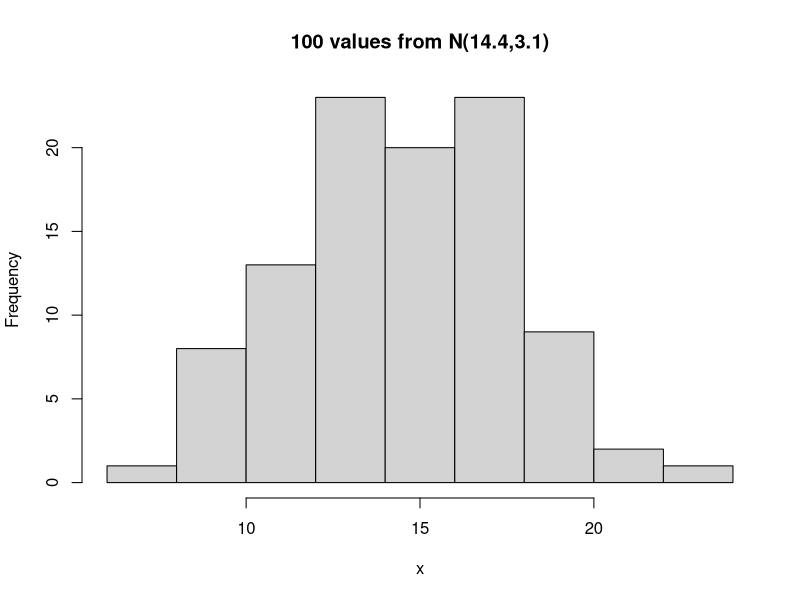
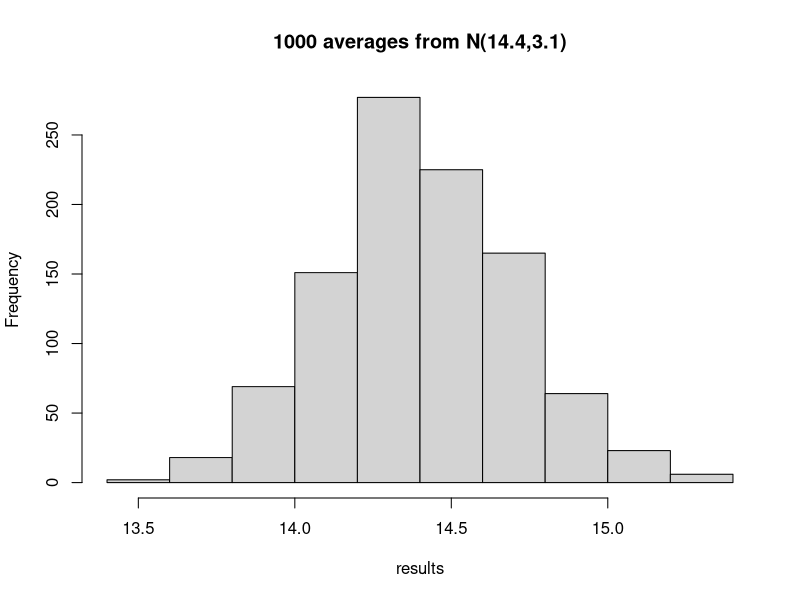
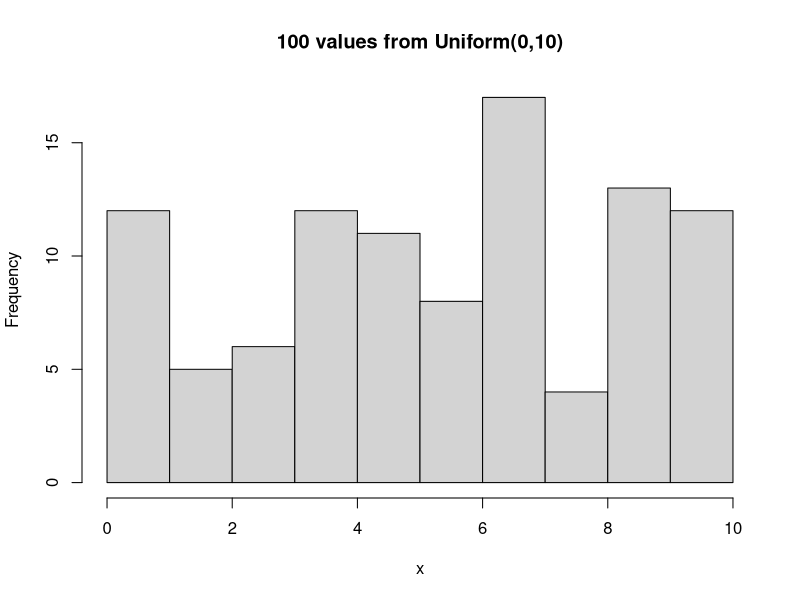
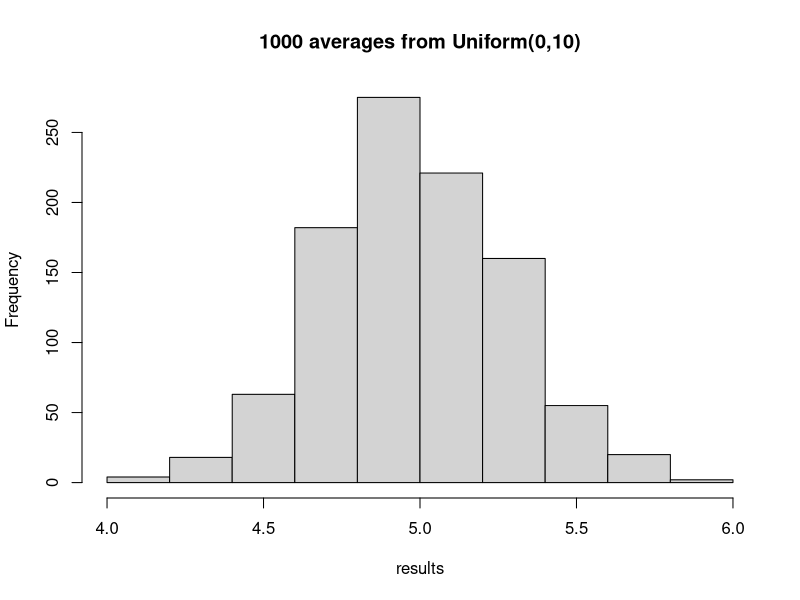
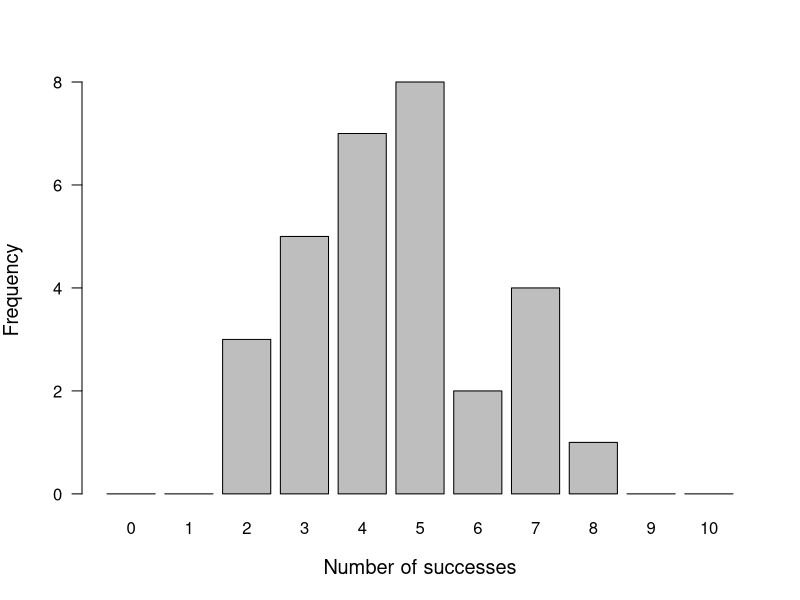
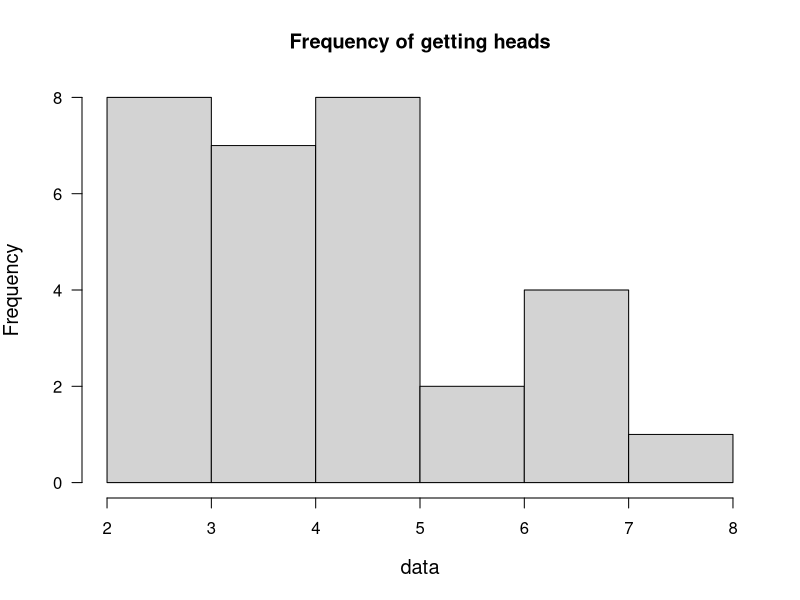
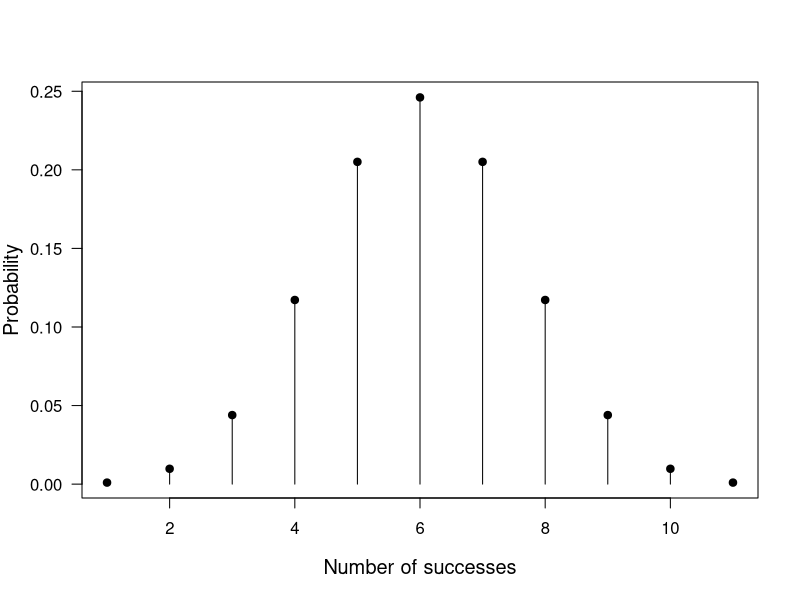
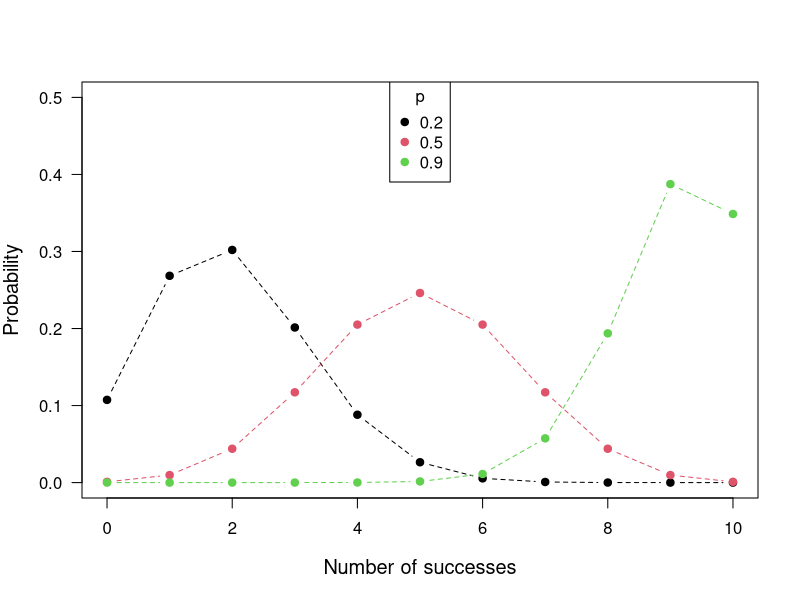

Here is the R script that generated these plots, in order:
##### DATA70121: Statistics and Machine Learning 1
##### Department of Social Statistics, University of Manchester
##### Lecture 4: Estimation
##### Lecturer: Diego Perez Ruiz (diego.perezruiz@manchester.ac.uk)
##### Teacher Assistants: Wei Zhuang (wei.zhuang-2@postgrad.manchester.ac.uk) 
##### Teacher Assistants: Shing Yan Kwong <shingyan.kwong@postgrad.manchester.ac.uk>

# ------------------------------------ Normal Distribution ------------------------------------
# ---------------------------------------------------------------------------------------------

# One random value with the mean of 14.4 and the standard deviation of 3.1 (Normal Distribution).
rnorm(1,14.4,3.1)
?rnorm

# 100 random values with the mean of 14.4 and the standard deviation of 3.1 (Normal Distribution).
x <- rnorm(100,14.4,3.1)
x
# Showing the first 20 values.
x[1:20]

# Histogram of the values ('main' identifies the title of histogram).
hist(x, main = "100 values from N(14.4,3.1)")


mean(x) # Mean.
sd(x) # Standard deviation.

# Generate a random sample of 100 observations for 1000 times in a loop and storing the mean values in `results`.
results <- c() # Pre-define empty vector of results (c: combine values into a Vector).

for (i in 1:1000){			
  x <- rnorm(100,14.4,3.1)	
  mu <- mean(x)				
  results <- c(results, mu)
}

# this is the 2nd way to create this by using matrix
results2 <- matrix(0, nrow =1000, ncol = 1) # matrix command to make a matrix
# matrix( the value we want to apply for all places, the no. of rows, the no. of columns)
results2

for (i in 1:1000){			
  x <- rnorm(100,14.4,3.1)	
  mu <- mean(x)				
  results2[i,1] <- mu #
}

# this command apply is for applying mean.
# apply(on what we want to apply, 1 if row & 2 if column acc. to what we want to operate on, the function we want to apply)
apply(results2,2, mean)


results3 <- array(0, dim = 1000)
results3


for (i in 1:1000){			
  x <- rnorm(100,14.4,3.1)	
  mu <- mean(x)				
  results3[i] <- mu
}

results3
mean(results3)

?apply
# Showing the first 5 values.
results[1:5]

# Histogram of the stored mean values.
hist(results, main = "1000 averages from N(14.4,3.1)")

# ------------------------------------ Uniform Distribution ------------------------------------
# ----------------------------------------------------------------------------------------------

# 100 random values with the lower limit of 0 and the upper limit of 10 (Uniform Distribution).
x <- runif(100,0,10)

# Showing the first 10 values.
x[1:10]

mean(x) # Mean.
sd(x) # Standard deviation.

# Histogram of the values 
hist(x, main = "100 values from Uniform(0,10)")

# Generate a random sample of 100 observations for 1000 times in a loop and storing the mean values in `results`.
results <- c()	
for (i in 1:1000) {  
  results <- c(results, mean(runif(100,0,10))) }

mean(results)
sd(results)

# Histogram of the stored mean values.
hist(results, main="1000 averages from Uniform(0,10)")

# ------------------------------------ Maximum Likelihood Estimation ------------------------------------
# -------------------------------------------------------------------------------------------------------

samplesize <- 30
p <- 0.5
n <- 10

# 30 random values with the probability of 0.5 (50%) and the number of trials of 10 (Binomial Distribution).
data <- rbinom(samplesize, prob = 0.5, size = n)
table(data) # Contingency table of 'data'.

data_fac <- factor(data, levels = 0:n) # Adding levels for plotting (number of wins = 0:10).
par(las = 1, cex.lab = 1.2) # Defining style of figure.
barplot(table(data_fac), xlab = "Number of successes", ylab = "Frequency") # Bar graph of the contingency table.
hist(data, main = "Frequency of getting heads") # Histogram of data.

# 10 probabilities (Binomial Distribution).
binom1 <- dbinom(x = 0:10, prob = p, size = n) 
sum(binom1) # Sum of probabilities = 1.

plot(binom1, type = "h", col = "black", 
     xlab = "Number of successes", ylab = "Probability") # Bar graph of 10 probabilities.
points(binom1, col = "black", pch = 19) # Adding points to the plotted bar graph


##################### Varying P and N #####################

################### varying p.
p_vec <- c(0.2, 0.5, 0.9)
x <- 0:n # x = 0:10.
par(las = 1, cex.lab = 1.2) # Defining style of figure.

plot(x, y = dbinom(x, prob = p_vec[1], size = n), type = "n",
     xlab = "Number of successes", ylab = "Probability", ylim = c(0, 0.5)) # Figure.

for (i in 1:length(p_vec)){
  points(x, y = dbinom(x, prob = p_vec[i], size = n), col = i, type = "b",
         pch = 19, lty = 2) # Figure.
} # Adding probabilities to the figure.
legend("top", legend = p_vec, col = 1:3, pch = 19, title = "p") # Adding legends to the figure.


################### varying n.
n_vec <- c(5, 10, 20)
p <- 0.5 # p = 0.5 (50%).
x <- 0:20 # x = 0:20.
par(las = 1, cex.lab = 1.2) # Defining style of figure.

plot(x, y = dbinom(x, prob = p, size = n_vec[1]), type = "n",
     xlab = "Number of successes", ylab = "Probability")
for (i in 1:length(n_vec)){
  points(x, y = dbinom(x, prob = p, size = n_vec[i]), col = i, type = "b",
         pch = 19, lty = 2) # Figure.
}
legend("topright", legend = n_vec, col = 1:3, pch = 19, title = "N") # Adding legends to the figure.

################### Likelihood
# data: 30 random values with the probability of 0.5 (50%) and the number of trials of 10 (Binomial Distribution).
dbinom(x = data, prob = 0.5, size = 10) # Probability of every value in 'data'.
prod(dbinom(x = data, prob = 0.5, size = 10)) # Overall likelihood.
sum(dbinom(x = data, prob = 0.5, size = 10, log = T)) # Log likelihood.


# Defining a function. Inputs of this function are prob, n, and data (the likelihood for any parameter values).
log_likelihood <- function(par_p, par_n, data)
{
  LL <- sum(dbinom(x = data, prob = par_p, size = par_n, log = T))
  return(LL)
}

log_likelihood(par_p = 0.5, par_n = 10, data = data) # An example.


# visualizing the data with models of different parameter values.
par(las = 1, cex.lab = 1.2)
prop_dat <- table(data_fac)/samplesize
xbars <- barplot(prop_dat, xlab = "Number of successes",
                 ylab = "Proportion", ylim = c(0, 0.4))
p_vec <- seq(0.2, 0.8, by = 0.1) # Parameter values.
col_vec <- rainbow(length(p_vec))
n <- 10
x <- 0:10
for (i in 1:length(p_vec)) {
  points(xbars, dbinom(x, prob = p_vec[i], size = n), type = "b", col = col_vec[i], lty = 2, pch = 19)
}


################### Derive the MLE.
p_vec <- seq(0, 1, by = 0.01) # A sequence of parameter values.
logLik <- sapply(p_vec, FUN = log_likelihood, par_n = 10, data = data) # Apply the defined 'log_likelihood'.

# Line plot --> x-axis: p, y-axis: log-likelihood.
par(las = 1, cex.lab = 1.2)
plot(p_vec, logLik, type = "l", xlab = "p", ylab = "log-Likelihood")

# Finding the best p (maximizing log-likelihood).
imax <- which.max(logLik)
p_MLE <- p_vec[imax]
p_MLE  # This value is close to the true p.
points(p_MLE, max(logLik), pch = 19, col = "red") # Showing the best p.
abline(v = p_MLE, col = "red")

################### Summarize
par(las = 1, cex.lab = 1.2)
xbars <- barplot(prop_dat, xlab = "Number of successes",
                 ylab = "Proportion", ylim = c(0, 0.4)) # Data.

points(xbars, dbinom(x, prob = 0.5, size = 10), type = "b", col = "blue",
       pch = 19, lty = 2) # True prob.
points(xbars, dbinom(x, prob = p_MLE, size = 10), type = "b", col = "red",
       pch = 19, lty = 2) # Prob from MLE.

legend("topright", legend = c("Data","True p","MLE p"),
       col = c("gray", "blue","red"), pch = c(15, 19, 19)) # Adding legend.

################### Using the optimize function (analytical approach to maximum likelihood estimation).
p <- seq(0,1,0.001)
f <- p*(1-p)
plot(p,f,type="l",xlab="p",ylab="f(p)") # Plotting Bernoulli distribution over the specified interval for p (maximum at p=0.5).

## Proving this maximum value using optimize function (p=0.5).
fp <- function(p) {p*(1-p)}
optimize(fp,c(0,1),maximum=T)


x <- rpois(100,10) # Simulate 100 draws from a Poisson distribution (lambda = 10).
mean(x)

poiss <- function(lambda,data){sum(data)*log(lambda)-length(data)*lambda} # Likelihood function.
result <- optimize(poiss, c(0,10^6), maximum=T, data=x)
result$maximum # mean(x) and result$maximum are close to each other.
